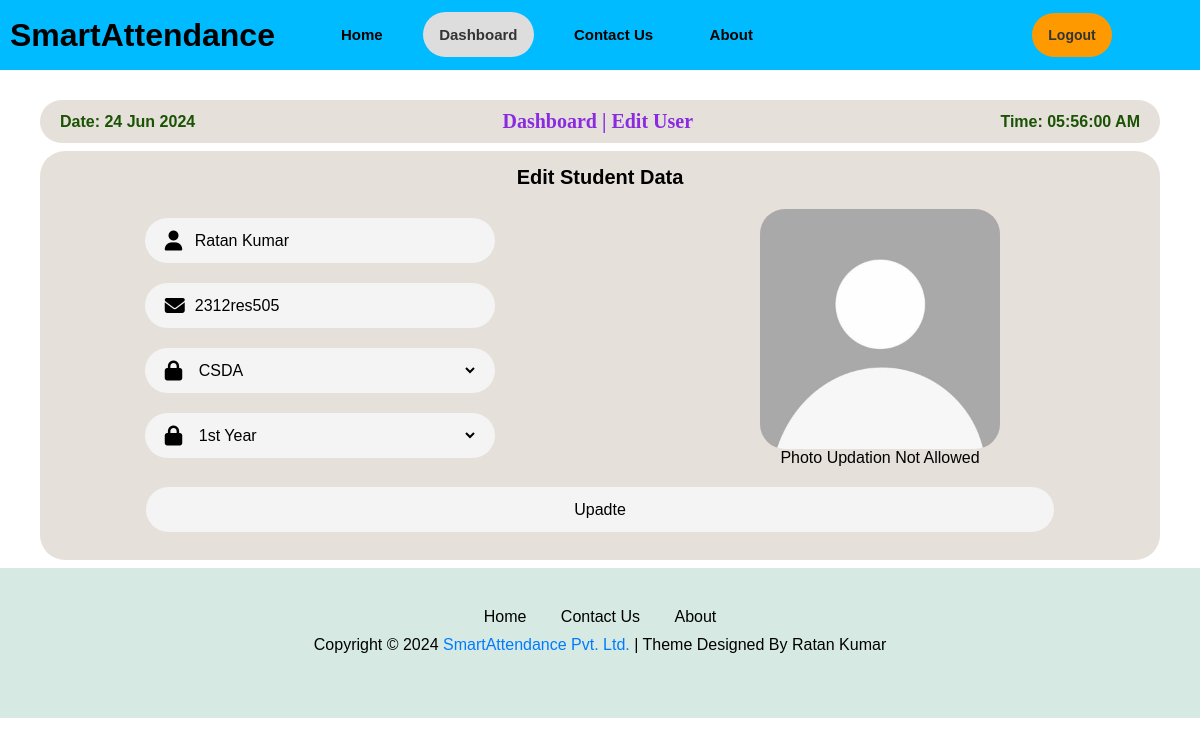
The app's page /edit_user/1 (signed in), older data.
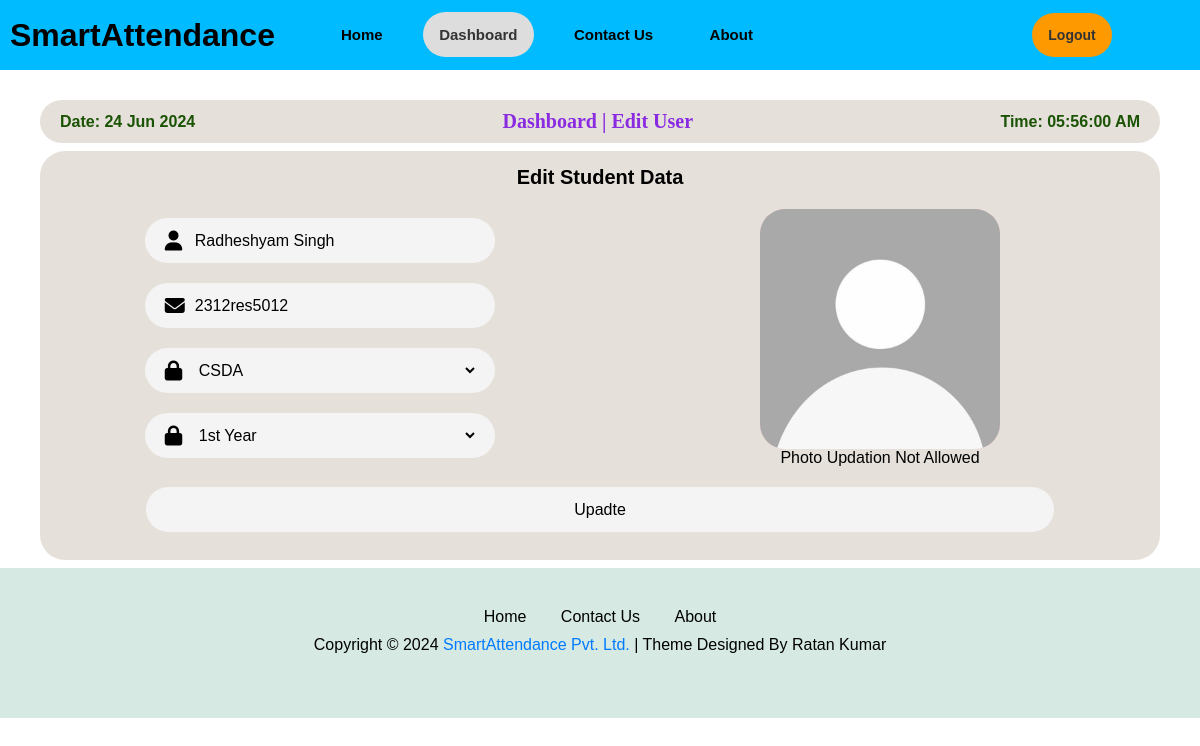
The same page, newer data.
### app.py (models this page shows, shortened)
class Student(db.Model):
    st_id = db.Column(db.Integer, primary_key=True)
    user_id = db.Column(db.Integer, db.ForeignKey('user.id'), nullable=False)
    st_name = db.Column(db.String(100), nullable=False)
    roll_no = db.Column(db.String(100), unique=True, nullable=False)
    branch = db.Column(db.String(100), nullable=False)
    year = db.Column(db.String(100), nullable=False)
    created_at = db.Column(db.DateTime(timezone=True), server_default=func.now())
    user = db.relationship('User', backref=db.backref('students', lazy=True))

### app.py (the view, shortened to what this page needs)
@app.route('/edit_user/<int:student_id>', methods=['GET', 'POST'])
def edit_user(student_id):
    if 'email' in session:
        user = User.query.filter_by(email=session['email']).first()
        student = Student.query.filter_by(st_id=student_id, user_id=user.id).first()
        if not student:
            flash('Student not found or you do not have permission to edit this student.', 'error')
            return redirect('/edit_user')
        return render_template('edit_user1.html', active_page='dashboard', user=user, student=student, title='Dashboard | Edit Student')
    else:
        flash('You need to login first.', 'error')
        return redirect('/login')

### templates/edit_user1.html (shortened to what this page needs)
{% extends "layout.html" %}
{% block content %}
<link rel="stylesheet" href="{{ url_for('static', filename='css/edit_user.css') }}">
<div class="main-page">
    <div class="dashboard-page">
        <div class="Dashboard-menu-header">
            <h7 id="today_date">Date: {{ today_date }}</h7>
            <h1>Dashboard | Edit User</h1>
            <h7 id="today_time">Time: {{ today_time }}</h7>
        </div>
        <div class="Dashboard-menux">
            <form action="/edit_user/{{student.st_id}}" method="POST">
                <h4>Edit Student Data</h4>
                <div class="Dashboard-menu">
                    <div class="box1">
                        <div class="input-container">
                            <i class="fas fa-user"></i>
                            <input type="text" name="st_name" value="{{ student.st_name }}" placeholder="Name" required>
                        </div>
                        <div class="input-container">
                            <i class="fas fa-envelope"></i>
                            <input type="text" name="roll_no" value="{{ student.roll_no }}" placeholder="Roll No." required>
                        </div>
                        <div class="input-container">
                            <i class="fas fa-lock"></i>
                            <select id="dropdown" name="branch" required>
                                <option value="CSDA" {% if student.branch == 'CSDA' %} selected {% endif %}>CSDA</option>
                            </select>
                        </div>
                        <div class="input-container">
                            <i class="fas fa-lock"></i>
                            <select id="dropdown" name="year" required>
                                <option value="1" {% if student.year == '1' %} selected {% endif %}>1st Year</option>
                            </select>
                        </div>
                    </div>
                    <div class="box2">
                        <div class="video-container">
                            <img src="{{ url_for('static', filename='Images/camera_demo.jpg') }}" alt="Video_capture">
                            <p>Photo Updation Not Allowed</p>
                        </div>
                    </div>
                </div>
                <div class="submit-container">
                    <input type="submit" value="Upadte">
                </div>
            </form>
        </div>
    </div>
</div>
{% endblock %}

Row changes from the older to the newer data that the page shows:
changed Student "CSDA": st_name "Ratan Kumar" → "Radheshyam Singh"; roll_no "2312res505" → "2312res5012"
